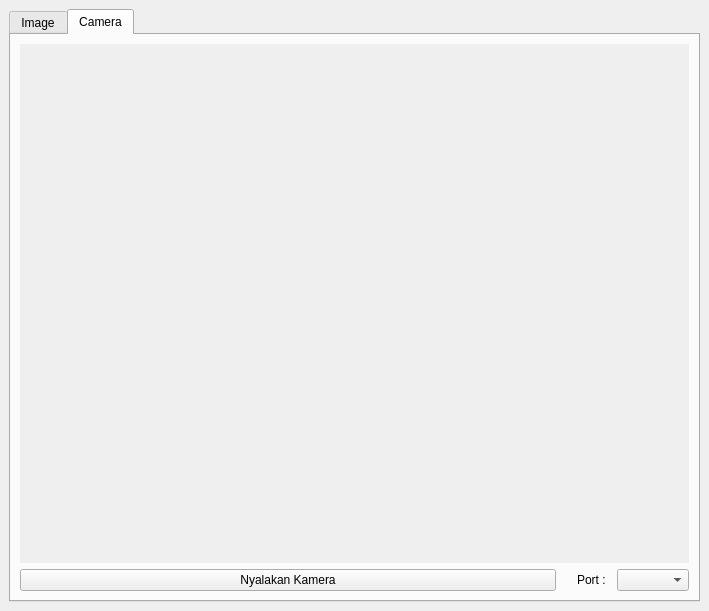
<?xml version="1.0" encoding="UTF-8"?>
<ui version="4.0">
 <class>MainWindow</class>
 <widget class="QMainWindow" name="MainWindow">
  <property name="geometry">
   <rect>
    <x>0</x>
    <y>0</y>
    <width>709</width>
    <height>611</height>
   </rect>
  </property>
  <property name="maximumSize">
   <size>
    <width>1920</width>
    <height>1080</height>
   </size>
  </property>
  <property name="windowTitle">
   <string>MainWindow</string>
  </property>
  <widget class="QWidget" name="centralwidget">
   <property name="sizePolicy">
    <sizepolicy hsizetype="Expanding" vsizetype="Expanding">
     <horstretch>0</horstretch>
     <verstretch>0</verstretch>
    </sizepolicy>
   </property>
   <property name="minimumSize">
    <size>
     <width>0</width>
     <height>0</height>
    </size>
   </property>
   <layout class="QGridLayout" name="gridLayout">
    <item row="0" column="0">
     <widget class="QTabWidget" name="tabWidget">
      <property name="currentIndex">
       <number>1</number>
      </property>
      <widget class="QWidget" name="image">
       <attribute name="title">
        <string>Image</string>
       </attribute>
       <layout class="QGridLayout" name="gridLayout_2">
        <item row="0" column="0">
         <layout class="QHBoxLayout" name="horizontalLayout_2">
          <item>
           <widget class="QLabel" name="img_detect">
            <property name="enabled">
             <bool>true</bool>
            </property>
            <property name="minimumSize">
             <size>
              <width>500</width>
              <height>500</height>
             </size>
            </property>
            <property name="sizeIncrement">
             <size>
              <width>5</width>
              <height>0</height>
             </size>
            </property>
            <property name="font">
             <font>
              <strikeout>true</strikeout>
             </font>
            </property>
            <property name="autoFillBackground">
             <bool>true</bool>
            </property>
            <property name="frameShape">
             <enum>QFrame::Panel</enum>
            </property>
            <property name="frameShadow">
             <enum>QFrame::Plain</enum>
            </property>
            <property name="text">
             <string/>
            </property>
            <property name="alignment">
             <set>Qt::AlignCenter</set>
            </property>
           </widget>
          </item>
          <item>
           <widget class="QTextEdit" name="image_desc">
            <property name="sizePolicy">
             <sizepolicy hsizetype="MinimumExpanding" vsizetype="Maximum">
              <horstretch>0</horstretch>
              <verstretch>0</verstretch>
             </sizepolicy>
            </property>
            <property name="maximumSize">
             <size>
              <width>150</width>
              <height>9999</height>
             </size>
            </property>
            <property name="font">
             <font>
              <pointsize>11</pointsize>
             </font>
            </property>
            <property name="textInteractionFlags">
             <set>Qt::LinksAccessibleByKeyboard|Qt::LinksAccessibleByMouse|Qt::TextBrowserInteraction|Qt::TextSelectableByKeyboard|Qt::TextSelectableByMouse</set>
            </property>
           </widget>
          </item>
         </layout>
        </item>
        <item row="1" column="0">
         <widget class="QPushButton" name="btn_select_img">
          <property name="text">
           <string>Pilih Gambar</string>
          </property>
         </widget>
        </item>
       </layout>
      </widget>
      <widget class="QWidget" name="camera">
       <attribute name="title">
        <string>Camera</string>
       </attribute>
       <layout class="QGridLayout" name="gridLayout_3">
        <item row="0" column="0">
         <layout class="QVBoxLayout" name="verticalLayout_2">
          <property name="sizeConstraint">
           <enum>QLayout::SetDefaultConstraint</enum>
          </property>
          <item>
           <widget class="QLabel" name="camera_detect">
            <property name="enabled">
             <bool>true</bool>
            </property>
            <property name="sizePolicy">
             <sizepolicy hsizetype="Expanding" vsizetype="Expanding">
              <horstretch>0</horstretch>
              <verstretch>0</verstretch>
             </sizepolicy>
            </property>
            <property name="font">
             <font>
              <strikeout>false</strikeout>
             </font>
            </property>
            <property name="autoFillBackground">
             <bool>true</bool>
            </property>
            <property name="text">
             <string/>
            </property>
           </widget>
          </item>
          <item>
           <layout class="QHBoxLayout" name="horizontalLayout">
            <property name="spacing">
             <number>1</number>
            </property>
            <property name="sizeConstraint">
             <enum>QLayout::SetMinAndMaxSize</enum>
            </property>
            <item>
             <widget class="QPushButton" name="btn_opencam">
              <property name="sizePolicy">
               <sizepolicy hsizetype="Expanding" vsizetype="Fixed">
                <horstretch>0</horstretch>
                <verstretch>0</verstretch>
               </sizepolicy>
              </property>
              <property name="maximumSize">
               <size>
                <width>16777215</width>
                <height>25</height>
               </size>
              </property>
              <property name="text">
               <string>Nyalakan Kamera</string>
              </property>
             </widget>
            </item>
            <item>
             <spacer name="horizontalSpacer">
              <property name="orientation">
               <enum>Qt::Horizontal</enum>
              </property>
              <property name="sizeType">
               <enum>QSizePolicy::Fixed</enum>
              </property>
              <property name="sizeHint" stdset="0">
               <size>
                <width>20</width>
                <height>20</height>
               </size>
              </property>
             </spacer>
            </item>
            <item>
             <widget class="QLabel" name="label">
              <property name="text">
               <string>Port :</string>
              </property>
             </widget>
            </item>
            <item>
             <spacer name="horizontalSpacer_2">
              <property name="orientation">
               <enum>Qt::Horizontal</enum>
              </property>
              <property name="sizeType">
               <enum>QSizePolicy::Fixed</enum>
              </property>
              <property name="sizeHint" stdset="0">
               <size>
                <width>10</width>
                <height>20</height>
               </size>
              </property>
             </spacer>
            </item>
            <item>
             <widget class="QComboBox" name="port_selector"/>
            </item>
           </layout>
          </item>
         </layout>
        </item>
       </layout>
      </widget>
     </widget>
    </item>
   </layout>
  </widget>
 </widget>
 <resources/>
 <connections/>
</ui>
